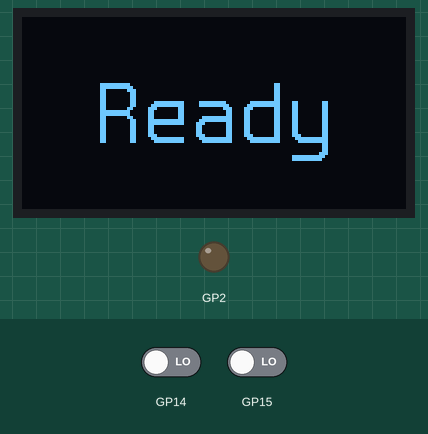
Recording of a program running on a simulated Raspberry Pi Pico running MicroPython. Parts: 128×64 one-colour display, output pins drawn as LEDs (lit = HIGH). Inputs (shaded band) come from the test bench; at power-on: GP14 LOW, GP15 LOW. The clock reads 2024-03-15 10:24:30 at power-on unless the program sets it; files the program writes start out absent; threads take turns every 2 ms; files that are not in the repository are absent; library files of the repository ran but are not shown: hardware.py, state_manager.py, async_queue.py, display_manager.py, connect_wifi.py, time_sync.py, webserver.py, async_logger.py; what the program prints to the serial console is not drawn.

Above: at 0.2 s.

The program:

main.py
```python
# (licence header left out)
import uasyncio as asyncio
import sys
import gc

from hardware import Hardware
from state_manager import StateManager
from async_queue import AsyncQueue
from display_manager import DisplayManager, DisplayInitializationError
import connect_wifi
import time_sync
from webserver import Webserver
# from async_logger import AsyncLogger

async def show_ready_message(display_event_queue: AsyncQueue):
    message_text = "Ready"
    await display_event_queue.put({"type": "NEWTEXT", "value": message_text})
    await asyncio.sleep(3)
    await display_event_queue.put({"type": "DELETETEXT", "value": ""})

async def main():
    """
    The main asynchronous function.
    Initializes shared resources, components, and starts all application tasks.
    """

    # Initialize queues for inter-task communication
    event_queue = AsyncQueue()
    display_event_queue = AsyncQueue()
    led_event_queue = AsyncQueue()

    try:
        # Initialize Hardware and StateManager
        hardware = Hardware(event_queue, led_event_queue)
        gc.collect()

        state_manager = StateManager(event_queue, display_event_queue, led_event_queue)
        gc.collect()

        # Initialize DisplayManager
        task_display_manager = None
        try:
            display_manager = DisplayManager(display_event_queue)
            task_display_manager = asyncio.create_task(display_manager.run())
            gc.collect()
        except DisplayInitializationError as e:
            pass

    except Exception as e:
        raise

    # Initialize Webserver and start the main tasks
    webserver = Webserver(event_queue, state_manager)
    gc.collect()

    task_controll_hardware = asyncio.create_task(hardware.run())
    task_manage_state = asyncio.create_task(state_manager.run())
    task_webserver = asyncio.create_task(webserver.run())

    # Start additional background tasks
    asyncio.create_task(time_sync.sync_time())

    # Show brief ready message
    asyncio.create_task(show_ready_message(display_event_queue))

    # Gather all main tasks
    tasks_to_gather = [
        task_controll_hardware,
        task_manage_state,
        task_webserver
    ]

    if task_display_manager:
        tasks_to_gather.append(task_display_manager)

    try:
        # Wait until all main tasks are finished (should never happen)
        await asyncio.gather(*tasks_to_gather)

    except Exception as e:
        print("CRITICAL ERROR in one of the main tasks:")
        sys.print_exception(e)

if __name__ == "__main__":
    try:
        connect_wifi.connect_wifi()
        # Start the main application
        asyncio.run(main())

    except KeyboardInterrupt:
        pass
    except Exception as e:
        # Top-level handler for all critical startup errors
        print("\n--- CRITICAL STARTUP ERROR ---")
        sys.print_exception(e)
```

boot.py
```python
# boot.py
#
# Runs immediately on startup.
# Checks for an 'update_flag' file. If found, it boots into a minimal
# update mode to maximize RAM for the SSL download process.
# Otherwise, it passes control to main.py.
#
import machine
import os
import gc
import connect_wifi
import time

def do_update():
    connect_wifi.connect_wifi()

    try:
        import lib.downloader as downloader
        success = downloader.download_github_repo_to_update_dir()

        if success:
            print("Update succesfull...")
            os.remove("update_flag")
        else:
            print("Update error")
            os.remove("update_flag")

    except Exception as e:
        print(f"Critical Error: {e}")
        try:
            os.remove("update_flag")
        except:
            pass
    else:
        print("No wlan connection.")
        try:
            os.remove("update_flag")
        except:
            pass

    print("Resetting...")
    time.sleep(1)
    machine.reset()

try:
    os.stat("update_flag")
    FLAG_EXISTS = True
except OSError:
    FLAG_EXISTS = False

if FLAG_EXISTS:
    gc.collect()
    do_update()
else:
    print("Boot without update...")
```

Source omitted: spleen_32.py (28921 bytes)

Measured:
- what the display in image 0 shows lasts 3.0 s, from 0.2 s to 3.2 s
